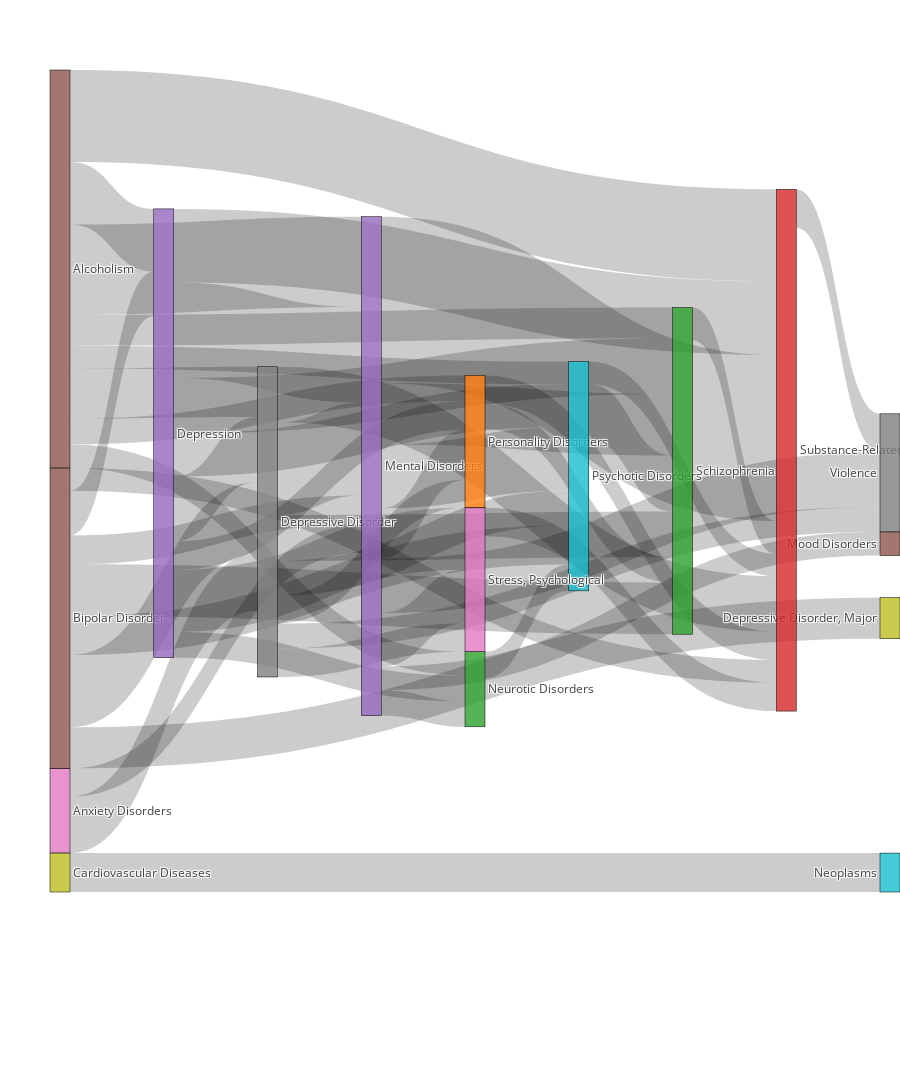

The notebook cell saved with this chart:
### Code cell
pad = 1e-7
trace=sankey(orientation="h",
             node = attr(domain=attr(x=[0,1], y=[0,1]), pad=pad, thickness=pad, line = attr(color="black", width= 0.5),
                         label=l), 
             link = attr(source=s, target=t, value = v))

layout = Layout(width=900, height=1100)
    

plot([trace], layout)

### Figure 1 — Plotly figure (JSON) as saved in the notebook; plotly's stock layout.template omitted (floating-point values rounded to 4 significant figures; data arrays with more than 128 entries replaced by an {"elided": "..."} marker saying what was removed)
{"data": [{"link": {"value": [415, 307, 298, 295, 290, 236, 232, 209, 205, 201, 199, 197, 181, 180, 179, 178, 175, 172, 166, 161, 161, 147, 143, 137, 132, 125, 125, 123, 119, 111, 105, 99, 93, 91, 91, 91, 91, 91, 90, 85, 83, 83, 82, 81, 81, 76, 76, 73, 73, 72], "source": [554, 234, 237, 35, 35, 234, 105, 234, 554, 35, 234, 554, 66, 739, 234, 237, 554, 554, 105, 35, 554, 237, 105, 234, 105, 105, 148, 853, 554, 237, 782, 35, 105, 66, 234, 237, 681, 846, 237, 622, 35, 234, 554, 237, 681, 35, 554, 35, 105, 739], "target": [853, 554, 554, 853, 554, 853, 237, 237, 739, 234, 846, 782, 237, 782, 782, 853, 927, 846, 782, 237, 681, 782, 234, 739, 238, 739, 599, 927, 853, 739, 853, 782, 554, 554, 681, 846, 853, 853, 681, 739, 681, 622, 622, 927, 782, 622, 565, 739, 853, 853]}, "node": {"pad": 1e-07, "line": {"color": "black", "width": 0.5}, "label": {"elided": "947 str values"}, "thickness": 1e-07, "domain": {"y": [0, 1], "x": [0, 1]}}, "type": "sankey", "orientation": "h"}], "layout": {"height": 1100, "margin": {"l": 50, "b": 200, "r": 0, "t": 70}, "width": 900}}
